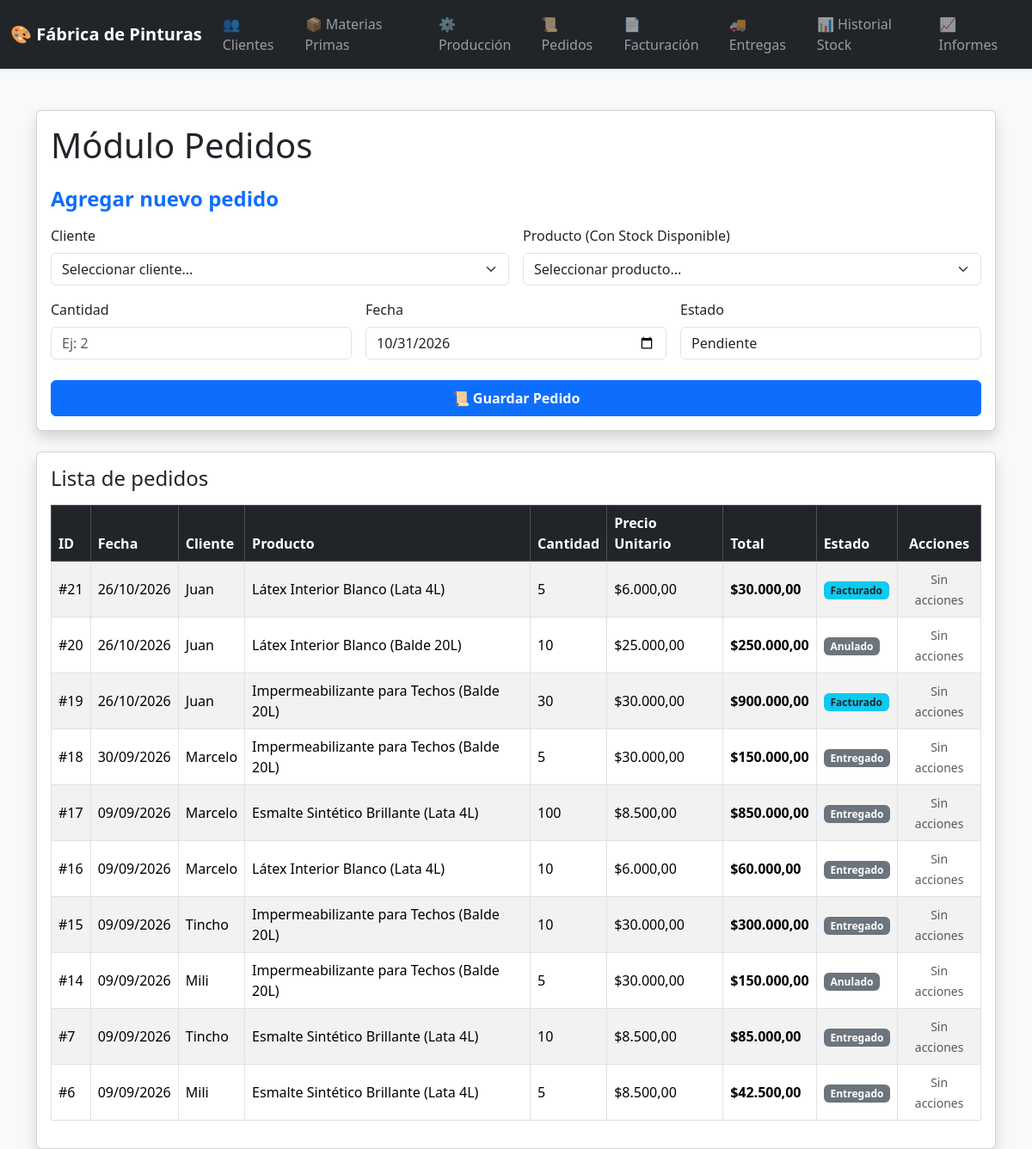
The page /pedidos.php on the database its author committed.
### tables this page shows
CREATE TABLE `pedidos` (
  `id` int(11) NOT NULL,
  `cliente_id` int(11) DEFAULT NULL,
  `fecha` date DEFAULT NULL,
  `estado` varchar(50) DEFAULT NULL
);

CREATE TABLE `clientes` (
  `id` int(11) NOT NULL,
  `nombre` varchar(100) DEFAULT NULL,
  `telefono` varchar(50) DEFAULT NULL,
  `email` varchar(100) DEFAULT NULL,
  `direccion` varchar(150) DEFAULT NULL
);

CREATE TABLE `productos` (
  `id` int(11) NOT NULL,
  `nombre` varchar(100) DEFAULT NULL,
  `descripcion` varchar(150) DEFAULT NULL,
  `precio` decimal(10,2) DEFAULT NULL,
  `stock` int(11) DEFAULT NULL,
  `categoria` varchar(100) DEFAULT NULL
);

CREATE TABLE `pedido_detalle` (
  `id` int(11) NOT NULL,
  `pedido_id` int(11) DEFAULT NULL,
  `producto_id` int(11) DEFAULT NULL,
  `cantidad` int(11) DEFAULT NULL,
  `precio_unitario` decimal(10,2) DEFAULT NULL
);

### pedidos.php (the view, shortened to what this page needs)
<?php
include("conexion.php");
$pedidoEditar = null;
$clientes = $conexion->query("SELECT * FROM clientes ORDER BY nombre ASC");
$productos = $conexion->query("SELECT * FROM productos ORDER BY nombre ASC");
$pedidos = $conexion->query("
    SELECT
        pedidos.id, pedidos.fecha, pedidos.estado,
        clientes.nombre AS cliente, productos.nombre AS producto,
        pedido_detalle.cantidad, pedido_detalle.precio_unitario,
        (pedido_detalle.cantidad * pedido_detalle.precio_unitario) AS total
    FROM pedidos
    INNER JOIN clientes ON pedidos.cliente_id = clientes.id
    INNER JOIN pedido_detalle ON pedidos.id = pedido_detalle.pedido_id
    INNER JOIN productos ON pedido_detalle.producto_id = productos.id
    ORDER BY pedidos.id DESC
");
?>
<!DOCTYPE html>
<html lang="es">
<head>
    <link href="https://cdn.jsdelivr.net/npm/bootstrap@5.3.3/dist/css/bootstrap.min.css" rel="stylesheet">
</head>
<body class="bg-light">
<?php include("menu.php"); ?>
<div class="container mt-5">
    <div class="card shadow">
        <div class="card-body">
            <h1 class="mb-4">Módulo Pedidos</h1>
            <?php if ($pedidoEditar) { ?>
                <h2 class="h4 mb-3 text-warning fw-bold">Editar pedido #<?php echo $pedidoEditar['id']; ?></h2>
                <form method="POST" class="row g-3">
                    <input type="hidden" name="pedido_id" value="<?php echo $pedidoEditar['id']; ?>">
                    <div class="col-md-6">
                        <label class="form-label">Cliente</label>
                        <select name="cliente_id" class="form-select" required>
                            <option value="">Seleccionar cliente</option>
                            <?php
                            $clientes->data_seek(0);
                            while($c = $clientes->fetch_assoc()) {
                                $selected = ($c['id'] == $pedidoEditar['cliente_id']) ? 'selected' : '';
                            ?>
                                <option value="<?php echo $c['id']; ?>" <?php echo $selected; ?>>
                                    <?php echo $c['nombre']; ?>
                                </option>
                            <?php } ?>
                        </select>
                    </div>
                    <div class="col-md-6">
                        <label class="form-label">Producto (Con Stock Disponible)</label>
                        <select name="producto_id" class="form-select" required>
                            <option value="">Seleccionar producto</option>
                            <?php
                            $productos->data_seek(0);
                            while($p = $productos->fetch_assoc()) {
                                $selected = ($p['id'] == $pedidoEditar['producto_id']) ? 'selected' : '';
                            ?>
                                <option value="<?php echo $p['id']; ?>" <?php echo $selected; ?>>
                                    <?php echo $p['nombre'] . ' (Stock: ' . $p['stock'] . ' un.) - $' . $p['precio']; ?>
                                </option>
                            <?php } ?>
                        </select>
                    </div>
                    <div class="col-md-4">
                        <label class="form-label">Cantidad</label>
                        <input type="number" name="cantidad" class="form-control" min="1" value="<?php echo $pedidoEditar['cantidad']; ?>" required>
                    </div>
                    <div class="col-md-4">
                        <label class="form-label">Fecha</label>
                        <input type="date" name="fecha" class="form-control" value="<?php echo $pedidoEditar['fecha']; ?>" required>
                    </div>
                    <div class="col-md-4">
                        <label class="form-label">Estado</label>
                        <input type="text" class="form-control bg-white" value="Pendiente" disabled>
                    </div>
                    <div class="col-12 mt-4">
                        <button type="submit" name="actualizar" class="btn btn-warning fw-bold">Actualizar pedido</button>
                        <a href="pedidos.php" class="btn btn-secondary">Cancelar</a>
                    </div>
                </form>
            <?php } else { ?>
                <h2 class="h4 mb-3 text-primary fw-bold">Agregar nuevo pedido</h2>
                <form method="POST" class="row g-3">
                    <div class="col-md-6">
                        <label class="form-label">Cliente</label>
                        <select name="cliente_id" class="form-select" required>
                            <option value="">Seleccionar cliente...</option>
                        </select>
                    </div>
                    <div class="col-md-6">
                        <label class="form-label">Producto (Con Stock Disponible)</label>
                        <select name="producto_id" class="form-select" required>
                            <option value="">Seleccionar producto...</option>
                        </select>
                    </div>
                    <div class="col-md-4">
                        <label class="form-label">Cantidad</label>
                        <input type="number" name="cantidad" class="form-control" min="1" placeholder="Ej: 2" required>
                    </div>
                    <div class="col-md-4">
                        <label class="form-label">Fecha</label>
                        <input type="date" name="fecha" class="form-control" value="<?php echo date('Y-m-d'); ?>" required>
                    </div>
                    <div class="col-md-4">
                        <label class="form-label">Estado</label>
                        <input type="text" class="form-control bg-white" value="Pendiente" disabled>
                    </div>
                    <div class="col-12 mt-4">
                        <button type="submit" name="guardar" class="btn btn-primary w-100 py-2 fw-bold">📜 Guardar Pedido</button>
                    </div>
                </form>
            <?php } ?>
        </div>
    </div>
    <div class="card shadow mt-4">
        <div class="card-body">
            <h2 class="h4 mb-3">Lista de pedidos</h2>
            <div class="table-responsive">
                <table class="table table-bordered table-striped align-middle">
                    <thead class="table-dark">
                        <tr>
                            <th>ID</th>
                            <th>Fecha</th>
                            <th>Cliente</th>
                            <th>Producto</th>
                            <th>Cantidad</th>
                            <th>Precio Unitario</th>
                            <th>Total</th>
                            <th>Estado</th>
                            <th class="text-center">Acciones</th>
                        </tr>
                    </thead>
                    <tbody>
                        <?php if ($pedidos->num_rows == 0) { ?>
                            <tr>
                                <td colspan="9" class="text-center text-muted py-3">No hay pedidos registrados.</td>
                            </tr>
                        <?php } else { ?>
                            <?php while($fila = $pedidos->fetch_assoc()) { ?>
                                <tr>
                                    <td>#<?php echo $fila['id']; ?></td>
                                    <td><?php echo date("d/m/Y", strtotime($fila['fecha'])); ?></td>
                                    <td><?php echo $fila['cliente']; ?></td>
                                    <td><?php echo $fila['producto']; ?></td>
                                    <td><?php echo $fila['cantidad']; ?></td>
                                    <td>$<?php echo number_format($fila['precio_unitario'], 2, ',', '.'); ?></td>
                                    <td><strong>$<?php echo number_format($fila['total'], 2, ',', '.'); ?></strong></td>
                                    <td>
                                        <span class="badge <?php echo ($fila['estado'] == 'pendiente') ? 'bg-warning text-dark' : (($fila['estado'] == 'facturado') ? 'bg-info text-dark' : 'bg-secondary'); ?>">
                                            <?php echo ucfirst($fila['estado']); ?>
                                        </span>
                                    </td>
                                    <td class="text-center">
                                        <?php if ($fila['estado'] == 'pendiente') { ?>
                                            <a href="pedidos.php?editar=<?php echo $fila['id']; ?>" class="btn btn-sm btn-warning fw-bold px-2">Editar</a>
                                            <a href="pedidos.php?anular=<?php echo $fila['id']; ?>"
                                               class="btn btn-sm btn-danger fw-bold px-2"
                                               onclick="return confirm('¿Seguro que querés anular este pedido?')">
                                               Anular
                                            </a>
                                        <?php } else { ?>
                                            <span class="text-muted small">Sin acciones</span>
                                        <?php } ?>
                                    </td>
                                </tr>
                            <?php } ?>
                        <?php } ?>
                    </tbody>
                </table>
            </div>
        </div>
    </div>
</div>
</body>
</html>

### rows shown on the page
pedidos: id "21", fecha "26/10/2026", cliente.nombre "Juan", productos.nombre "Látex Interior Blanco (Lata 4L)", pedido_detalle.cantidad "5", pedido_detalle.precio_unitario "6.000,00", total "30.000,00", estado "Facturado", shows "Sin acciones"
pedidos: id "20", fecha "26/10/2026", cliente.nombre "Juan", productos.nombre "Látex Interior Blanco (Balde 20L)", pedido_detalle.cantidad "10", pedido_detalle.precio_unitario "25.000,00", total "250.000,00", estado "Anulado", shows "Sin acciones"
pedidos: id "19", fecha "26/10/2026", cliente.nombre "Juan", productos.nombre "Impermeabilizante para Techos (Balde 20L)", pedido_detalle.cantidad "30", pedido_detalle.precio_unitario "30.000,00", total "900.000,00", estado "Facturado", shows "Sin acciones"
pedidos: id "18", fecha "30/09/2026", cliente.nombre "Marcelo", productos.nombre "Impermeabilizante para Techos (Balde 20L)", pedido_detalle.cantidad "5", pedido_detalle.precio_unitario "30.000,00", total "150.000,00", estado "Entregado", shows "Sin acciones"
pedidos: id "17", fecha "09/09/2026", cliente.nombre "Marcelo", productos.nombre "Esmalte Sintético Brillante (Lata 4L)", pedido_detalle.cantidad "100", pedido_detalle.precio_unitario "8.500,00", total "850.000,00", estado "Entregado", shows "Sin acciones"
pedidos: id "16", fecha "09/09/2026", cliente.nombre "Marcelo", productos.nombre "Látex Interior Blanco (Lata 4L)", pedido_detalle.cantidad "10", pedido_detalle.precio_unitario "6.000,00", total "60.000,00", estado "Entregado", shows "Sin acciones"
pedidos: id "15", fecha "09/09/2026", cliente.nombre "Tincho", productos.nombre "Impermeabilizante para Techos (Balde 20L)", pedido_detalle.cantidad "10", pedido_detalle.precio_unitario "30.000,00", total "300.000,00", estado "Entregado", shows "Sin acciones"
pedidos: id "14", fecha "09/09/2026", cliente.nombre "Mili", productos.nombre "Impermeabilizante para Techos (Balde 20L)", pedido_detalle.cantidad "5", pedido_detalle.precio_unitario "30.000,00", total "150.000,00", estado "Anulado", shows "Sin acciones"
pedidos: id "7", fecha "09/09/2026", cliente.nombre "Tincho", productos.nombre "Esmalte Sintético Brillante (Lata 4L)", pedido_detalle.cantidad "10", pedido_detalle.precio_unitario "8.500,00", total "85.000,00", estado "Entregado", shows "Sin acciones"
pedidos: id "6", fecha "09/09/2026", cliente.nombre "Mili", productos.nombre "Esmalte Sintético Brillante (Lata 4L)", pedido_detalle.cantidad "5", pedido_detalle.precio_unitario "8.500,00", total "42.500,00", estado "Entregado", shows "Sin acciones"
